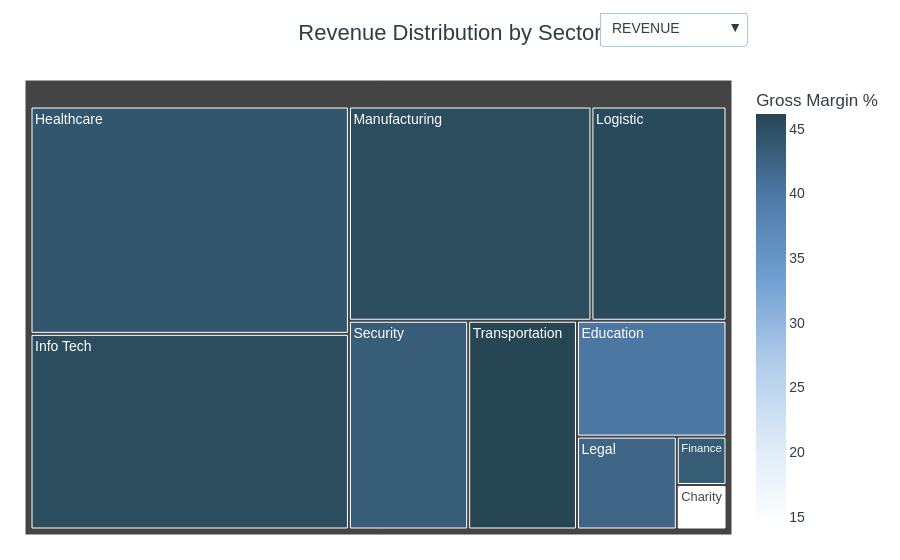

This figure's notebook cell:
### Code cell
fig1 = create_treemap(df)
fig1.show()

### Figure 1 — Plotly figure (JSON) as saved in the notebook; plotly's stock layout.template omitted (floating-point values rounded to 4 significant figures)
{"data": [{"branchvalues": "total", "customdata": [[1014904, "148258.0", 14.36], [7949618, "3440213.0", 40.08], [1102328, "461225.0", 43.46], [33216248, "14721908.0", 44.16], [28584189, "12561048.0", 45.31], [4254069, "1903199.0", 42.24], [13277066, "6019353.0", 45.65], [23839243, "10744702.0", 45.33], [11419592, "5056332.0", 43.28], [10423981, "4632951.0", 46.15]], "domain": {"x": [0, 1], "y": [0, 1]}, "hovertemplate": "<b>%{label}</b><br>Revenue: $%{customdata[0]:,.0f}<br>Gross Profit: $%{customdata[1]:,.0f}<br>Gross Margin: %{customdata[2]:.2f}%<extra></extra>", "ids": ["Charity", "Education", "Finance", "Healthcare", "Info Tech", "Legal", "Logistic", "Manufacturing", "Security", "Transportation"], "labels": ["Charity", "Education", "Finance", "Healthcare", "Info Tech", "Legal", "Logistic", "Manufacturing", "Security", "Transportation"], "marker": {"coloraxis": "coloraxis", "colors": [14.36, 40.08, 43.46, 44.16, 45.31, 42.24, 45.65, 45.33, 43.28, 46.15]}, "name": "", "parents": ["", "", "", "", "", "", "", "", "", ""], "type": "treemap", "values": [1015000.0, 7950000.0, 1102000.0, 33220000.0, 28580000.0, 4254000.0, 13280000.0, 23840000.0, 11420000.0, 10420000.0]}], "layout": {"autosize": true, "coloraxis": {"autocolorscale": false, "colorbar": {"title": {"text": "Gross Margin %"}}, "colorscale": [[0, "#FFFFFF"], [0.2, "#DCEAF7"], [0.4, "#AFCBEA"], [0.6, "#6F9FD1"], [0.8, "#4E79A7"], [1, "#264653"]]}, "font": {"color": "#2F3E46", "family": "Arial", "size": 14}, "legend": {"tracegroupgap": 0}, "margin": {"b": 25, "l": 25, "r": 25, "t": 80}, "paper_bgcolor": "#FFFFFF", "plot_bgcolor": "white", "title": {"font": {"color": "#2F3E46", "size": 22}, "text": "Revenue Distribution by Sector", "x": 0.5}, "updatemenus": [{"bgcolor": "#FFFFFF", "bordercolor": "#A0CBE8", "buttons": [{"args": [{"values": [[1014904, 7949618, 1102328, 33216248, 28584189, 4254069, 13277066, 23839243, 11419592, 10423981]]}, {"title": {"font": {"color": "#2F3E46", "size": 22}, "text": "Revenue Distribution by Sector", "x": 0.5}}], "label": "REVENUE", "method": "update"}, {"args": [{"values": [[148258, 3440213, 461225, 14721908, 12561048, 1903199, 6019353, 10744702, 5056332, 4632951]]}, {"title": {"font": {"color": "#2F3E46", "size": 22}, "text": "Gross Profit Distribution by Sector", "x": 0.5}}], "label": "GROSS PROFIT", "method": "update"}], "direction": "down", "font": {"color": "#2F3E46"}, "showactive": true, "x": 1.02, "y": 1.15}]}}
